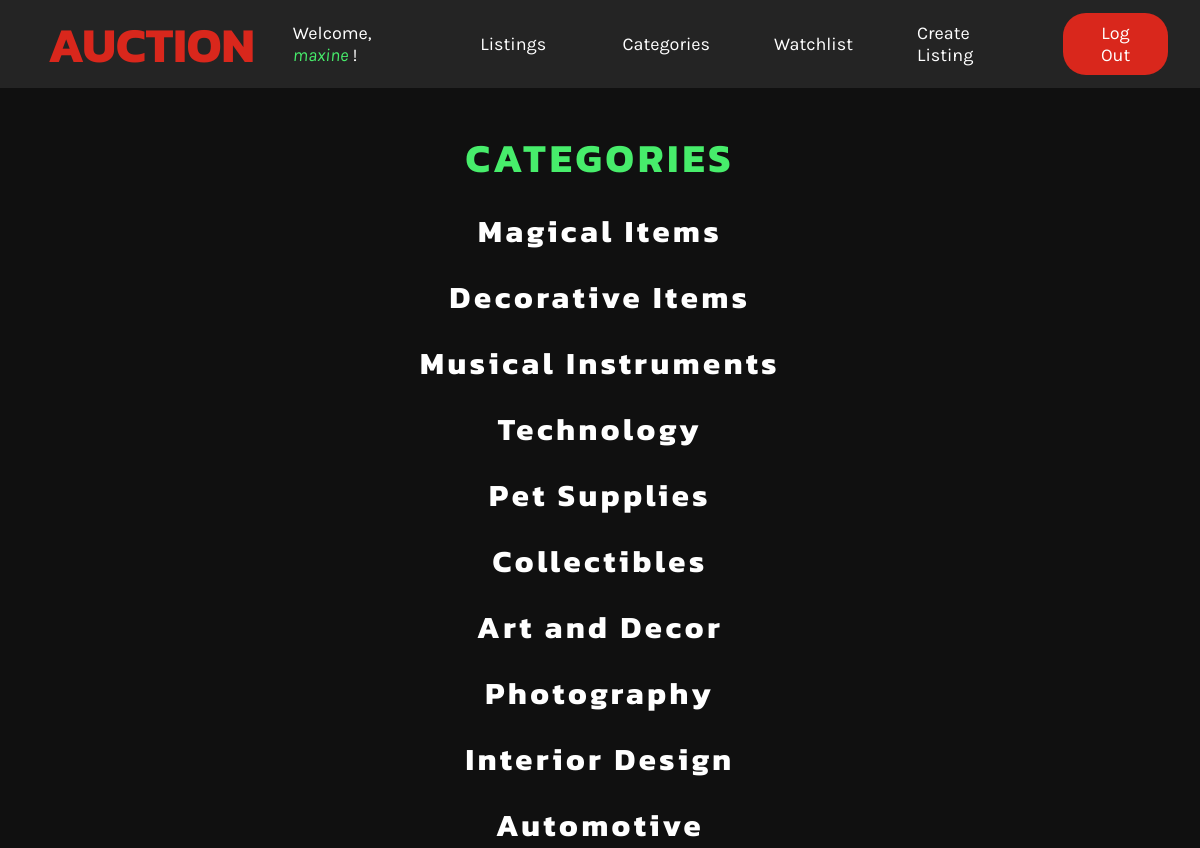
The page /categories (signed in) on the database its author committed.
### auctions/models.py (models this page shows)
class User(AbstractUser):
    pass

class Category(models.Model):
    category_title = models.CharField(max_length=64)
    def __str__(self):
        return f"{self.category_title}"

### auctions/views.py (the view)
# urls.py: path("categories", views.categories, name = "categories"),
def categories(request):
    return render(request, "auctions/categories.html", {
        "categories" : Category.objects.exclude(category_title = "None").all()
    })

### auctions/templates/auctions/categories.html (shortened to what this page needs)
{% extends "auctions/layout.html" %}
{% block body %}
    <center id="categories-center">
        <h1 id="title">CATEGORIES</h1>
        <ul class="list">
            {% for category in categories %}
                <li>
                    <a href="{% url 'by_category' category.id %}">
                        <h1>{{ category }}</h1>
                    </a>
                </li>
            {% empty %}
                <li>
                    <a href="#">
                        <h1>No category.</h1>
                    </a>
                </li>
            {% endfor %}
        </ul>
    </center>
{% endblock %}

### auctions/templates/auctions/layout.html (shortened to what this page needs)
{% load static %}
<!DOCTYPE html>
<html lang="en">
    <head>
        <link rel="stylesheet" href="https://cdnjs.cloudflare.com/ajax/libs/font-awesome/6.4.0/css/all.min.css" />
        <link href="{% static 'auctions/styles.css' %}" rel="stylesheet">
    </head>
    <body>
        <nav>
            <div class="left-nav">
                <h1><a href="{% url 'index' %}">AUCTION</a></h1>
                {% if user.is_authenticated %}
                    <p>Welcome, <a href="{% url 'index' %}" id="username"><i>{{ user.username }}</i></a> !</p>
                {% else %}
                    <p><i>Not signed in</i></p>
                {% endif %}
            </div>
            <div class="right-nav">
                <ul>
                        <div class="dropdown-listings">
                            <button class="listings-button">
                                Listings
                            </button>
                        </div>
                        <li class="nav-item"><a class="nav-link" href="{% url 'categories' %}">Categories</a></li>
                        {% if user.is_authenticated %}
                            <li class="nav-item"><a class="nav-link" href="{% url 'watchlist' user.id %}">Watchlist</a></li>
                        {% else %}
                            <li class="nav-item"><a class="nav-link" href="{% url 'login' %}">Watchlist</a></li>
                        {% endif %}
                        <li class="nav-item"><a class="nav-link" href="{% url 'create' %}">Create Listing</a></li>
                        {% if user.is_authenticated %}
                            <button class="nav-button" id="nav-logout">
                                <a class="nav-link" href="{% url 'logout' %}">Log Out</a>
                            </button>
                        {% endif %}
                </ul>
            </div>
        </nav>
        {% block body %}
        {% endblock %}
    </body>
</html>

### auctions/static/auctions/styles.css (style rules this page uses)
* { margin: 0; padding: 0; box-sizing: border-box; font-family: "Karla"; color: white; }
body { background-color: #101010; }
body nav { position: sticky; top: 0; z-index: 100; display: flex; align-items: center; justify-content: space-between; height: 11vh; background-color: #242424; padding-left: 4vh; padding-right: 4vh; margin-bottom: 40px; }
body nav .left-nav { display: flex; align-items: center; justify-content: space-between; }
body nav .left-nav h1 { margin-left: 2vh; margin-right: 38px; }
body nav .left-nav h1 a { font-family: "Kanit"; color: #D9271C; font-size: 49px; text-decoration: none; }
body nav .left-nav p { color: white; font-size: 18px; }
body nav .left-nav p a { text-decoration: none; }
body nav .left-nav p a i { color: #47ED6B; text-decoration: none; }
body nav .right-nav ul { display: flex; align-items: center; gap: 8vh; }
body nav .right-nav ul .nav-item { list-style: none; }
body nav .right-nav ul .nav-item a { color: white; font-size: 18px; text-decoration: none; }
body nav .right-nav ul button { border: none; outline: none; font-size: 18px; padding: 9px 30px; border-radius: 23px; cursor: pointer; }
body nav .right-nav ul button a { color: white; text-decoration: none; }
body nav .right-nav ul #nav-logout { background-color: #D9271C; }
.dropdown-listings { float: left; overflow: hidden; }
.dropdown-listings .listings-button { cursor: pointer; font-size: 16px; border: none; outline: none; color: white; padding: 14px 16px; background-color: inherit; font-family: inherit; margin: 0; font-size: 18px; display: flex; min-width: 130px; justify-content: space-between; }
#categories-center { margin-top: 20px; }
#categories-center #title { color: #47ED6B; text-align: center; font-family: "Kanit"; font-size: 40px; letter-spacing: 4px; margin-bottom: 20px; }
#categories-center ul { display: flex; flex-direction: column; align-items: center; gap: 20px; font-style: normal; font-weight: 700; line-height: normal; }
#categories-center ul li { color: #FFF; text-align: center; letter-spacing: 3.6px; list-style-type: none; }
#categories-center ul li a { text-decoration: none; }
#categories-center ul li a h1 { font-style: normal; font-weight: 700; font-size: 31px; font-family: "Kanit"; line-height: normal; transition: all 0.3s ease; }

### rows shown on the page
User: username "maxine"
Category: category_title "Magical Items"
Category: category_title "Decorative Items"
Category: category_title "Musical Instruments"
Category: category_title "Technology"
Category: category_title "Pet Supplies"
Category: category_title "Collectibles"
Category: category_title "Art and Decor"
Category: category_title "Photography"
Category: category_title "Interior Design"
Category: category_title "Automotive"
